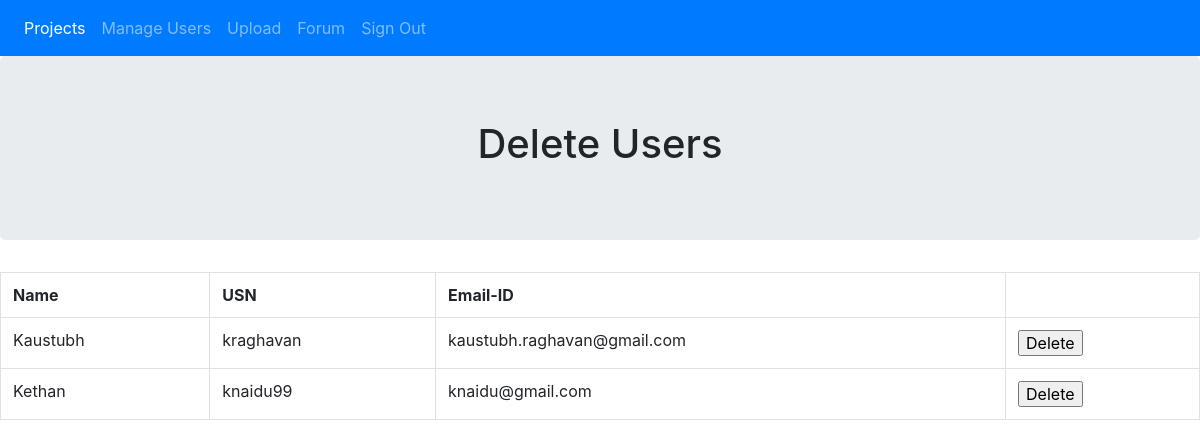
/admin/manageuser.php, run on the app's committed database.
### tables this page shows
CREATE TABLE `users` (
  `usn` varchar(10) NOT NULL,
  `passwd` varchar(100) NOT NULL,
  `email` varchar(30) NOT NULL,
  `usertype` varchar(30) NOT NULL,
  `DOB` date NOT NULL,
  `gender` tinyint(1) NOT NULL,
  `phone` varchar(13) NOT NULL,
  `name` varchar(30) DEFAULT NULL
);

### admin/manageuser.php (the view, shortened to what this page needs)
<html xmlns="http://www.w3.org/1999/xhtml">
<head>
<link rel="stylesheet" href="https://stackpath.bootstrapcdn.com/bootstrap/4.3.1/css/bootstrap.min.css">
<link rel="stylesheet" href="https://maxcdn.bootstrapcdn.com/font-awesome/4.7.0/css/font-awesome.min.css">
<link rel="stylesheet" href="s.css">
</head>
<body>
  <nav class="navbar navbar-expand-lg navbar navbar-dark bg-primary">
       <div class="collapse navbar-collapse" id="navbarCollapse2">
           <div class="navbar-nav">
               <a href="project.php" class="nav-item nav-link active">Projects</a>
               <a href="manageuser.php" class="nav-item nav-link">Manage Users</a>
               <a href="upload.php" class="nav-item nav-link">Upload</a>
               <a href="forum.php" class="nav-item nav-link">Forum</a>
               <a href="../logout.php" class="nav-item nav-link">Sign Out</a>
           </div>
       </div>
   </nav>
   <div class="jumbotron text-center">
     <h1>Delete Users</h1>
   </div>
   <?php
$con=mysqli_connect("localhost","root","","projects");
$result = mysqli_query($con,"SELECT * FROM users WHERE usertype='user'");
echo "<div id=\"manage_users_table_container\">";
echo "<table class=\"table table-bordered\" cellspacing=\"0\">";
echo "<tr id=\"manage_users_table_heading\">";
echo "<th>Name</th>";
echo "<th>USN</th>";
echo "<th>Email-ID</th>";
echo "<th></th>";
echo "</tr>";
while($row = mysqli_fetch_array($result))
{
$usn = $row['usn'];
$email = $row['email'];
$name = $row['name'];
echo "<tr>";
  echo "<td id=\"manage_users_name\">";
    echo $name;
  echo "</td>";
  echo "<td id=\"manage_users_usn\">";
    echo $usn;
  echo "</td>";
  echo "<td id=\"manage_users_email\">";
    echo $email;
  echo "</td>";
  echo "<td>";
    $del = 'delete_user.php?usn='.$usn;
    echo "<a href=$del><input type=\"button\" value=\"Delete\" id=\"manage_users_delete\"></a>";
  echo "</td>";
echo "</tr>";
}
echo "</table>";
echo "</div>";
?>
 </body>
 </html>

### data on the page
users: name "Kaustubh", usn "kraghavan", email "kaustubh.raghavan@gmail.com"
users: name "Kethan", usn "knaidu99", email "knaidu@gmail.com"
